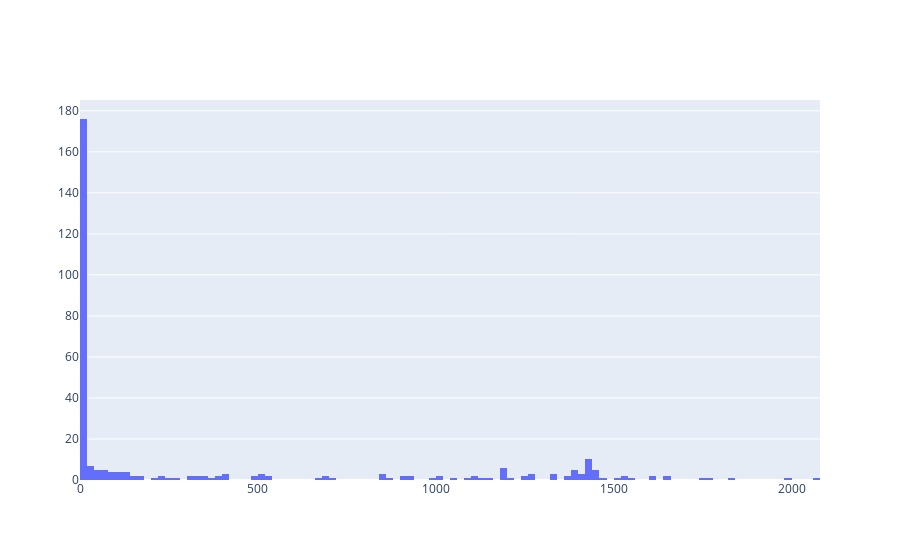

Source (notebook cell):
### Code cell
fig = go.Figure()
trace = go.Histogram(x=df['time_variance'].astype('timedelta64[m]'),
                     xbins=dict(
                     start=0,
                     size=20),
                     autobinx=False
                     )
fig.add_trace(trace)

### Figure 1 — Plotly figure (JSON) as saved in the notebook; plotly's stock layout.template omitted (floating-point values rounded to 4 significant figures; data arrays with more than 128 entries replaced by an {"elided": "..."} marker saying what was removed)
{"data": [{"autobinx": false, "type": "histogram", "x": {"elided": "308 int values"}, "xbins": {"size": 20, "start": 0}}], "layout": {}}
